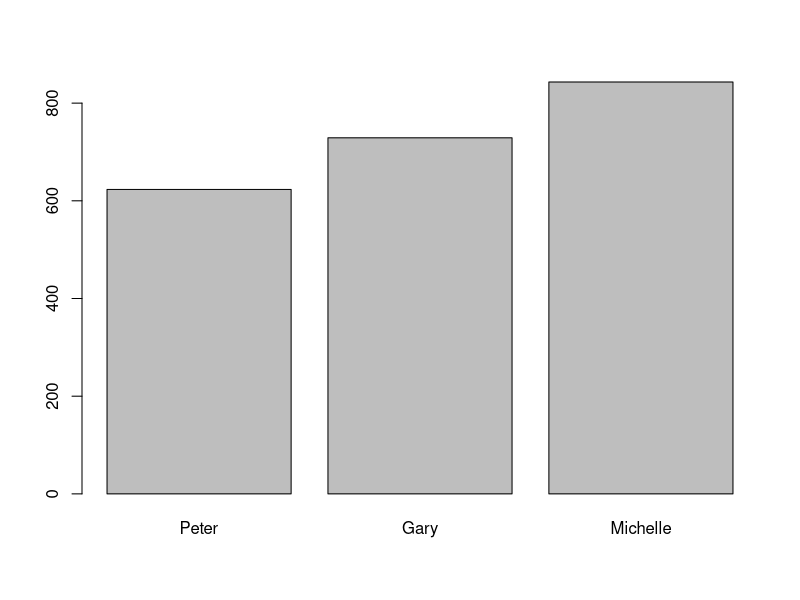
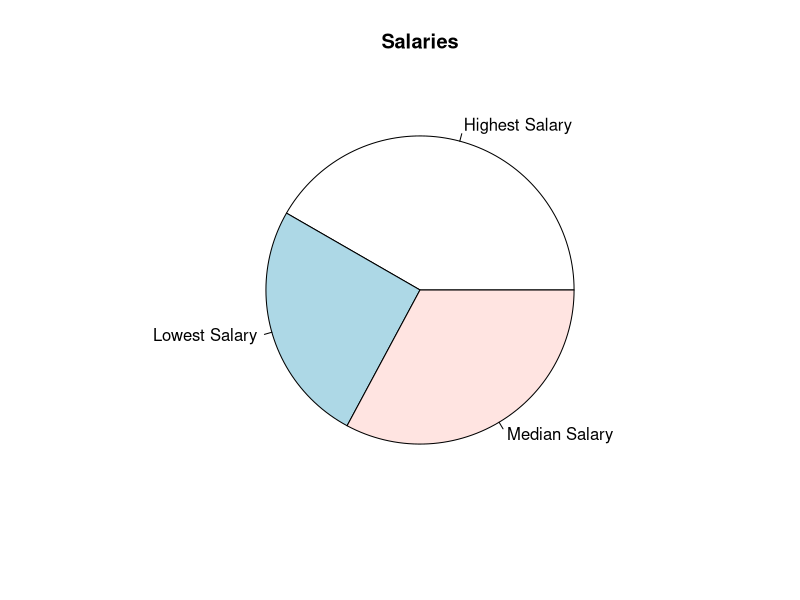

Recreate these plots in R, in order.
Data_Frame <- data.frame (
  id = c(1,2,3,4,5),
  name = c("Peter", "Amy", "Ryan", "Gary", "Michelle"),
  salary = c(623.30,515.20,611.00,729.00,843.25)
)

Data_Frame

New_col_DF <- cbind(Data_Frame, Departments = c("IT", "Press", "HR", "Research", "Security"))
New_col_DF

New_col_DF_New <- New_col_DF[-c(2,4), -c(1,4)]
New_col_DF_New

x <- c("Peter", "Gary", "Michelle")
y <- c(623.30,729.00,843.25)
barplot(y, names.arg = x)

x <- c(843.25, 515.20, 664.35)
mylabel <- c("Highest Salary", "Lowest Salary", "Median Salary")
pie(x, label = mylabel, main = "Salaries")
